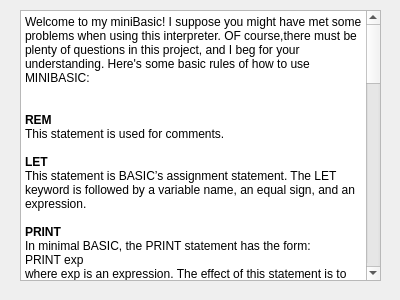
<?xml version="1.0" encoding="UTF-8"?>
<ui version="4.0">
 <class>HELP</class>
 <widget class="QWidget" name="HELP">
  <property name="geometry">
   <rect>
    <x>0</x>
    <y>0</y>
    <width>400</width>
    <height>300</height>
   </rect>
  </property>
  <property name="windowTitle">
   <string>Form</string>
  </property>
  <widget class="QTextBrowser" name="textBrowser">
   <property name="geometry">
    <rect>
     <x>20</x>
     <y>10</y>
     <width>361</width>
     <height>271</height>
    </rect>
   </property>
   <property name="html">
    <string>&lt;!DOCTYPE HTML PUBLIC &quot;-//W3C//DTD HTML 4.0//EN&quot; &quot;http://www.w3.org/TR/REC-html40/strict.dtd&quot;&gt;
&lt;html&gt;&lt;head&gt;&lt;meta name=&quot;qrichtext&quot; content=&quot;1&quot; /&gt;&lt;style type=&quot;text/css&quot;&gt;
p, li { white-space: pre-wrap; }
&lt;/style&gt;&lt;/head&gt;&lt;body style=&quot; font-family:'SimSun'; font-size:9pt; font-weight:400; font-style:normal;&quot;&gt;
&lt;p style=&quot; margin-top:0px; margin-bottom:0px; margin-left:0px; margin-right:0px; -qt-block-indent:0; text-indent:0px;&quot;&gt;Welcome to my miniBasic! I suppose you might have met some problems when using this interpreter. OF course,there must be plenty of questions in this project, and I beg for your understanding. Here's some basic rules of how to use MINIBASIC:&lt;/p&gt;
&lt;p style=&quot;-qt-paragraph-type:empty; margin-top:0px; margin-bottom:0px; margin-left:0px; margin-right:0px; -qt-block-indent:0; text-indent:0px;&quot;&gt;&lt;br /&gt;&lt;/p&gt;
&lt;p style=&quot;-qt-paragraph-type:empty; margin-top:0px; margin-bottom:0px; margin-left:0px; margin-right:0px; -qt-block-indent:0; text-indent:0px;&quot;&gt;&lt;br /&gt;&lt;/p&gt;
&lt;p style=&quot; margin-top:0px; margin-bottom:0px; margin-left:0px; margin-right:0px; -qt-block-indent:0; text-indent:0px;&quot;&gt;&lt;span style=&quot; font-weight:600;&quot;&gt;REM&lt;/span&gt; &lt;/p&gt;
&lt;p style=&quot; margin-top:0px; margin-bottom:0px; margin-left:0px; margin-right:0px; -qt-block-indent:0; text-indent:0px;&quot;&gt;This statement is used for comments.&lt;/p&gt;
&lt;p style=&quot;-qt-paragraph-type:empty; margin-top:0px; margin-bottom:0px; margin-left:0px; margin-right:0px; -qt-block-indent:0; text-indent:0px;&quot;&gt;&lt;br /&gt;&lt;/p&gt;
&lt;p style=&quot; margin-top:0px; margin-bottom:0px; margin-left:0px; margin-right:0px; -qt-block-indent:0; text-indent:0px;&quot;&gt;&lt;span style=&quot; font-weight:600;&quot;&gt;LET&lt;/span&gt; &lt;/p&gt;
&lt;p style=&quot; margin-top:0px; margin-bottom:0px; margin-left:0px; margin-right:0px; -qt-block-indent:0; text-indent:0px;&quot;&gt;This statement is BASIC’s assignment statement. The LET keyword is followed by a variable name, an equal sign, and an expression.&lt;/p&gt;
&lt;p style=&quot;-qt-paragraph-type:empty; margin-top:0px; margin-bottom:0px; margin-left:0px; margin-right:0px; -qt-block-indent:0; text-indent:0px;&quot;&gt;&lt;br /&gt;&lt;/p&gt;
&lt;p style=&quot; margin-top:0px; margin-bottom:0px; margin-left:0px; margin-right:0px; -qt-block-indent:0; text-indent:0px;&quot;&gt;&lt;span style=&quot; font-weight:600;&quot;&gt;PRINT&lt;/span&gt; &lt;/p&gt;
&lt;p style=&quot; margin-top:0px; margin-bottom:0px; margin-left:0px; margin-right:0px; -qt-block-indent:0; text-indent:0px;&quot;&gt;In minimal BASIC, the PRINT statement has the form: &lt;/p&gt;
&lt;p style=&quot; margin-top:0px; margin-bottom:0px; margin-left:0px; margin-right:0px; -qt-block-indent:0; text-indent:0px;&quot;&gt;PRINT exp &lt;/p&gt;
&lt;p style=&quot; margin-top:0px; margin-bottom:0px; margin-left:0px; margin-right:0px; -qt-block-indent:0; text-indent:0px;&quot;&gt;where exp is an expression. The effect of this statement is to print the value of the expression on the console and then print a newline character so that the output from the next PRINT statement begins on a new line. &lt;/p&gt;
&lt;p style=&quot; margin-top:0px; margin-bottom:0px; margin-left:0px; margin-right:0px; -qt-block-indent:0; text-indent:0px;&quot;&gt; &lt;/p&gt;
&lt;p style=&quot; margin-top:0px; margin-bottom:0px; margin-left:0px; margin-right:0px; -qt-block-indent:0; text-indent:0px;&quot;&gt;&lt;span style=&quot; font-weight:600;&quot;&gt;INPUT&lt;/span&gt; &lt;/p&gt;
&lt;p style=&quot; margin-top:0px; margin-bottom:0px; margin-left:0px; margin-right:0px; -qt-block-indent:0; text-indent:0px;&quot;&gt;In the minimal version of the BASIC interpreter, the INPUT statement has the form: &lt;/p&gt;
&lt;p style=&quot; margin-top:0px; margin-bottom:0px; margin-left:0px; margin-right:0px; -qt-block-indent:0; text-indent:0px;&quot;&gt;INPUT var &lt;/p&gt;
&lt;p style=&quot; margin-top:0px; margin-bottom:0px; margin-left:0px; margin-right:0px; -qt-block-indent:0; text-indent:0px;&quot;&gt;where var is a variable read in from the input edit box. The effect of this statement is to print a prompt consisting of the string &lt;/p&gt;
&lt;p style=&quot; margin-top:0px; margin-bottom:0px; margin-left:0px; margin-right:0px; -qt-block-indent:0; text-indent:0px;&quot;&gt;&amp;quot; ? &amp;quot; and then to read in a value to be stored in the variable.&lt;/p&gt;
&lt;p style=&quot;-qt-paragraph-type:empty; margin-top:0px; margin-bottom:0px; margin-left:0px; margin-right:0px; -qt-block-indent:0; text-indent:0px;&quot;&gt;&lt;br /&gt;&lt;/p&gt;
&lt;p style=&quot; margin-top:0px; margin-bottom:0px; margin-left:0px; margin-right:0px; -qt-block-indent:0; text-indent:0px;&quot;&gt;&lt;span style=&quot; font-weight:600;&quot;&gt;GOTO &lt;/span&gt;&lt;/p&gt;
&lt;p style=&quot; margin-top:0px; margin-bottom:0px; margin-left:0px; margin-right:0px; -qt-block-indent:0; text-indent:0px;&quot;&gt;This statement has the syntax &lt;/p&gt;
&lt;p style=&quot; margin-top:0px; margin-bottom:0px; margin-left:0px; margin-right:0px; -qt-block-indent:0; text-indent:0px;&quot;&gt;GOTO n &lt;/p&gt;
&lt;p style=&quot; margin-top:0px; margin-bottom:0px; margin-left:0px; margin-right:0px; -qt-block-indent:0; text-indent:0px;&quot;&gt;and forces an unconditional change in the control flow of the program. When the program hits this statement, the program continues from line n instead of continuing with the next statement. &lt;/p&gt;
&lt;p style=&quot;-qt-paragraph-type:empty; margin-top:0px; margin-bottom:0px; margin-left:0px; margin-right:0px; -qt-block-indent:0; text-indent:0px;&quot;&gt;&lt;br /&gt;&lt;/p&gt;
&lt;p style=&quot; margin-top:0px; margin-bottom:0px; margin-left:0px; margin-right:0px; -qt-block-indent:0; text-indent:0px;&quot;&gt;&lt;span style=&quot; font-weight:600;&quot;&gt;IF &lt;/span&gt;&lt;/p&gt;
&lt;p style=&quot; margin-top:0px; margin-bottom:0px; margin-left:0px; margin-right:0px; -qt-block-indent:0; text-indent:0px;&quot;&gt;This statement provides conditional control. The syntax for this statement is: &lt;/p&gt;
&lt;p style=&quot; margin-top:0px; margin-bottom:0px; margin-left:0px; margin-right:0px; -qt-block-indent:0; text-indent:0px;&quot;&gt;IF exp1 op exp2 THEN n &lt;/p&gt;
&lt;p style=&quot; margin-top:0px; margin-bottom:0px; margin-left:0px; margin-right:0px; -qt-block-indent:0; text-indent:0px;&quot;&gt;where exp1 and exp2 are expressions and op is one of the conditional operators&lt;/p&gt;
&lt;p style=&quot; margin-top:0px; margin-bottom:0px; margin-left:0px; margin-right:0px; -qt-block-indent:0; text-indent:0px;&quot;&gt;=, &amp;lt;, or &amp;gt;. If the condition holds, the program should continue from line n just as in the GOTO statement. If not, the program continues on to the next line. &lt;/p&gt;
&lt;p style=&quot;-qt-paragraph-type:empty; margin-top:0px; margin-bottom:0px; margin-left:0px; margin-right:0px; -qt-block-indent:0; text-indent:0px;&quot;&gt;&lt;br /&gt;&lt;/p&gt;
&lt;p style=&quot; margin-top:0px; margin-bottom:0px; margin-left:0px; margin-right:0px; -qt-block-indent:0; text-indent:0px;&quot;&gt;&lt;span style=&quot; font-weight:600;&quot;&gt;END&lt;/span&gt; &lt;/p&gt;
&lt;p style=&quot; margin-top:0px; margin-bottom:0px; margin-left:0px; margin-right:0px; -qt-block-indent:0; text-indent:0px;&quot;&gt;Marks the end of the program. Execution halts when this line is reached. This statement is usually optional in BASIC programs because execution also stops if the program continues past the last numbered line. &lt;/p&gt;
&lt;p style=&quot;-qt-paragraph-type:empty; margin-top:0px; margin-bottom:0px; margin-left:0px; margin-right:0px; -qt-block-indent:0; text-indent:0px;&quot;&gt;&lt;br /&gt;&lt;/p&gt;
&lt;p style=&quot; margin-top:0px; margin-bottom:0px; margin-left:0px; margin-right:0px; -qt-block-indent:0; text-indent:0px;&quot;&gt;&lt;span style=&quot; font-weight:600;&quot;&gt;RUN&lt;/span&gt; &lt;/p&gt;
&lt;p style=&quot; margin-top:0px; margin-bottom:0px; margin-left:0px; margin-right:0px; -qt-block-indent:0; text-indent:0px;&quot;&gt;This command starts program execution beginning at the lowest-numbered line. Unless the flow is changed by GOTO and IF commands, statements are executed in line-number order. Execution ends when the program hits the END statement or continues past the last statement in the program. &lt;/p&gt;
&lt;p style=&quot; margin-top:0px; margin-bottom:0px; margin-left:0px; margin-right:0px; -qt-block-indent:0; text-indent:0px;&quot;&gt;  &lt;/p&gt;
&lt;p style=&quot; margin-top:0px; margin-bottom:0px; margin-left:0px; margin-right:0px; -qt-block-indent:0; text-indent:0px;&quot;&gt;&lt;span style=&quot; font-weight:600;&quot;&gt;LOAD &lt;/span&gt;&lt;/p&gt;
&lt;p style=&quot; margin-top:0px; margin-bottom:0px; margin-left:0px; margin-right:0px; -qt-block-indent:0; text-indent:0px;&quot;&gt;This command loads a file containing statements and commands.  A prompt window should be displayed when this command is entered. The window asks users to choose the file to load. &lt;/p&gt;
&lt;p style=&quot;-qt-paragraph-type:empty; margin-top:0px; margin-bottom:0px; margin-left:0px; margin-right:0px; -qt-block-indent:0; text-indent:0px;&quot;&gt;&lt;br /&gt;&lt;/p&gt;
&lt;p style=&quot; margin-top:0px; margin-bottom:0px; margin-left:0px; margin-right:0px; -qt-block-indent:0; text-indent:0px;&quot;&gt;&lt;span style=&quot; font-weight:600;&quot;&gt;CLEAR&lt;/span&gt; &lt;/p&gt;
&lt;p style=&quot; margin-top:0px; margin-bottom:0px; margin-left:0px; margin-right:0px; -qt-block-indent:0; text-indent:0px;&quot;&gt;This command deletes the program you can start entering a new one.&lt;/p&gt;
&lt;p style=&quot; margin-top:0px; margin-bottom:0px; margin-left:0px; margin-right:0px; -qt-block-indent:0; text-indent:0px;&quot;&gt; &lt;/p&gt;
&lt;p style=&quot; margin-top:0px; margin-bottom:0px; margin-left:0px; margin-right:0px; -qt-block-indent:0; text-indent:0px;&quot;&gt;&lt;span style=&quot; font-weight:600;&quot;&gt;HELP&lt;/span&gt; &lt;/p&gt;
&lt;p style=&quot; margin-top:0px; margin-bottom:0px; margin-left:0px; margin-right:0px; -qt-block-indent:0; text-indent:0px;&quot;&gt;This command offers you an instruction like this.&lt;/p&gt;
&lt;p style=&quot;-qt-paragraph-type:empty; margin-top:0px; margin-bottom:0px; margin-left:0px; margin-right:0px; -qt-block-indent:0; text-indent:0px;&quot;&gt;&lt;br /&gt;&lt;/p&gt;
&lt;p style=&quot; margin-top:0px; margin-bottom:0px; margin-left:0px; margin-right:0px; -qt-block-indent:0; text-indent:0px;&quot;&gt;&lt;span style=&quot; font-weight:600;&quot;&gt;QUIT&lt;/span&gt; &lt;/p&gt;
&lt;p style=&quot; margin-top:0px; margin-bottom:0px; margin-left:0px; margin-right:0px; -qt-block-indent:0; text-indent:0px;&quot;&gt;Typing QUIT to exit from the BASIC interpreter. &lt;/p&gt;&lt;/body&gt;&lt;/html&gt;</string>
   </property>
  </widget>
 </widget>
 <resources/>
 <connections/>
</ui>
